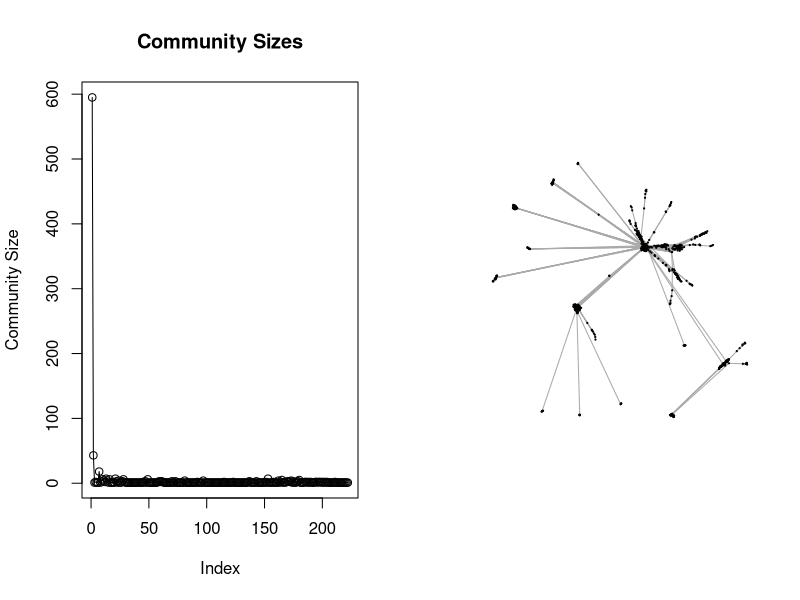

R code for this plot:
library(igraph)

g <- forest.fire.game(1000, fw.prob=0.37, bw.factor=0.32/0.37)

clust <- clusters(g)
gccindex <- which.max((unlist(clust$csize)))
nongccs <- (1:vcount(g))[clust$membership!=gccindex]
gcc <- delete.vertices(g, nongccs)


com_struct <- edge.betweenness.community (gcc,directed = TRUE)

com_sizes <- as.vector(sizes(com_struct))
com_sizes
par(mfrow=c(1,2))
plot(com_sizes,main="Community Sizes",xlab="Index",ylab="Community Size")
lines(com_sizes)
cat("The modularity of graph is ",modularity(com_struct))
plot( g, vertex.size=1, vertex.label=NA, edge.arrow.size=0 )

